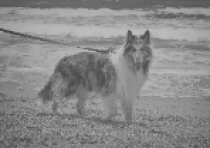
#> input picture main-program/Sample_210x148/dog1.png, 210 x 148 px, found by its file name
$ python preprocess.py
#> lines starting #> are read from the running program, lines starting #| are printed output that depends on the picture
import cv2
import numpy as np

def f(x):
    y = (191-64)/(255-0)*x + 64
    return y

img = cv2.imread('dog1.png', cv2.IMREAD_GRAYSCALE)
#> img is the input picture: shape (148, 210); min 65, max 191, mean 137.2
print(img.max(), img.min())
#| 191 65

img2 = cv2.imread('dog2.png', cv2.IMREAD_GRAYSCALE)
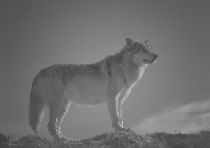
#> input picture main-program/Sample_210x148/dog2.png, 210 x 148 px, found by its file name
#> img2 is the input picture: shape (148, 210); min 64, max 190, mean 110.6
print(img2.max(), img2.min())
#| 190 64

img_out = np.zeros(img.shape, dtype=np.uint8)
img_out2 = np.zeros(img2.shape, dtype=np.uint8)

for i in range(img.shape[0]):
    for j in range(img.shape[1]):
        img_out[i][j] = f(img[i][j])
        img_out2[i][j] = f(img2[i][j])
#> this loop made 148 passes
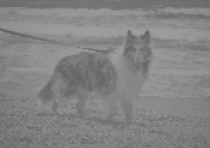
#> img_out: shape (148, 210); min 96, max 159, mean 131.8
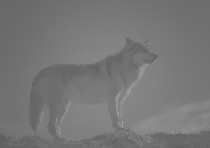
#> img_out2: shape (148, 210); min 95, max 158, mean 118.6

cv2.imwrite('Dog1.png', img_out)
cv2.imwrite('Dog2.png', img_out2)
